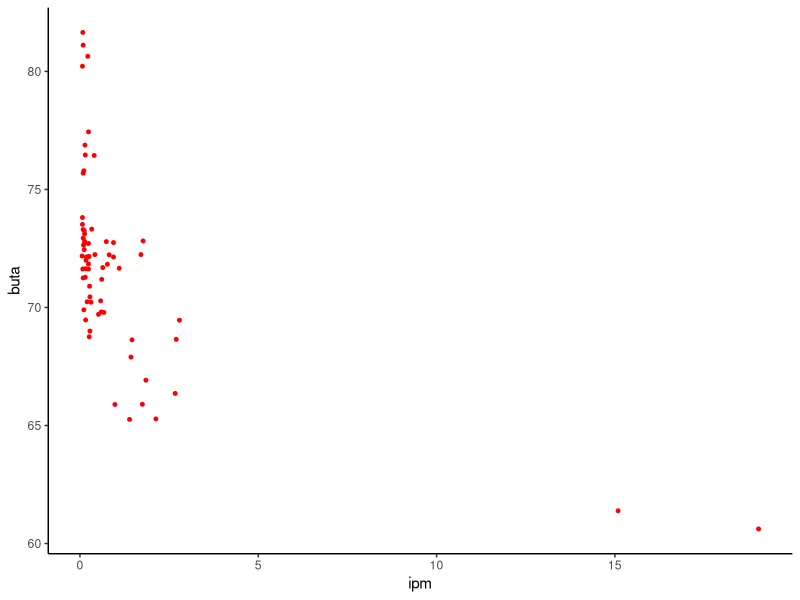

Source code (R):
## ---- chunk 1
setwd('D:/METOPEL')
library('tidyverse')
library('readxl')
library('writexl')
## ---- chunk 2
library(readxl) 
dat<-read_excel('butalong.xlsx')
head(dat)
## ---- chunk 3
ggplot(data=dat,aes(x=buta,y=ipm)) +
  geom_point(color="red" ,size=1) +
labs(tittle="Bagaimana Tingkat Buta Huruf Usia Produktif Mempengaruhi Indeks Pembangunan Manusia (IPM) Di Indonesia Tahun 2020-2021",
     x="ipm",
     y="buta") +
theme_classic()
## ---- chunk 4
library(readxl)
dat<-read_excel('butalong.xlsx')
head(dat)
## ---- chunk 5
reg1<-lm(ipm~buta,data=dat)
summary(reg1)
